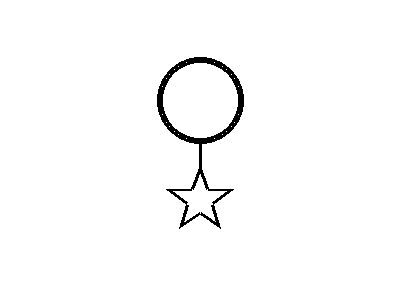
#> input picture examples/images/hello_world.png, 400 x 300 px
$ python test_star_detection.py
#> lines starting #> are read from the running program, lines starting #| are printed output that depends on the picture; after the words box and inside, x2 and y2 are one past the last pixel; in counts of white or black regions, pixels touching at a corner belong together
#> further down, img is the input picture: shape (300, 400, 3); 98.2% white; 1 black region, box (x1, y1, x2, y2) and area: (157, 57, 244, 229) 2165
### src/grimoire/image_recognition.py
"""Image recognition module for Grimoire - Detects symbols from magic circle images"""

import cv2
import numpy as np
from typing import List, Tuple, Dict, Optional, Any
from dataclasses import dataclass
from enum import Enum
import math
from .advanced_recognition import AdvancedPatternDetector, PatternInfo


class SymbolType(Enum):
    """Types of symbols that can be detected"""
    # Structure elements
    OUTER_CIRCLE = "outer_circle"
    CIRCLE = "circle"
    DOUBLE_CIRCLE = "double_circle"
    SQUARE = "square"
    TRIANGLE = "triangle"
    PENTAGON = "pentagon"
    HEXAGON = "hexagon"
    STAR = "star"
    SIX_POINTED_STAR = "six_pointed_star"  # 六芒星（ダビデの星）
    EIGHT_POINTED_STAR = "eight_pointed_star"  # 八芒星

    # Operators
    CONVERGENCE = "convergence"  # ⟐ (加算)
    DIVERGENCE = "divergence"    # ⟑ (減算)
    AMPLIFICATION = "amplification"  # ✦ (乗算)
    DISTRIBUTION = "distribution"    # ⟠ (除算)
    TRANSFER = "transfer"        # ⟷ (代入)
    SEAL = "seal"                # ⊗ (定数)
    CIRCULATION = "circulation"  # ⟳ (ループ)

    # Comparison operators
    EQUAL = "equal"              # ⟨⟩
    NOT_EQUAL = "not_equal"      # ⟨≠⟩
    LESS_THAN = "less_than"      # ⟨<⟩
    GREATER_THAN = "greater_than" # ⟨>⟩
    LESS_EQUAL = "less_equal"    # ⟨≤⟩
    GREATER_EQUAL = "greater_equal" # ⟨≥⟩

    # Logical operators
    LOGICAL_AND = "logical_and"  # ⊕
    LOGICAL_OR = "logical_or"    # ⊖
    LOGICAL_NOT = "logical_not"  # ⊗
    LOGICAL_XOR = "logical_xor"  # ⊙

    # Data types (patterns inside shapes)
    DOT = "dot"
    DOUBLE_DOT = "double_dot"
    LINES = "lines"
    HALF_CIRCLE = "half_circle"

    # Special symbols
    CONNECTION = "connection"
    ARROW = "arrow"
    LOOP_BACK = "loop_back"


@dataclass
class Symbol:
    """Represents a detected symbol"""
    type: SymbolType
    position: Tuple[int, int]  # (x, y)
    size: float
    confidence: float
    properties: Dict[str, Any]  # Additional properties like pattern, connections


@dataclass
class Connection:
    """Represents a connection between symbols"""
    from_symbol: Symbol
    to_symbol: Symbol
    connection_type: str  # "solid", "dashed", "curved", "double", "wavy", "loop"
    properties: Dict[str, Any] = None  # Additional properties like thickness, color

    def __post_init__(self):
        if self.properties is None:
            self.properties = {}


class MagicCircleDetector:
    """Detects and analyzes magic circles from images"""

    def __init__(self):
        self.min_contour_area = 100
        self.circle_threshold = 0.80  # Threshold for circle detection
        self.symbols: List[Symbol] = []
        self.connections: List[Connection] = []
        self.pattern_detector = AdvancedPatternDetector()

    def detect_symbols(self, image_path: str) -> Tuple[List[Symbol], List[Connection]]:
        """Main detection function"""
        # Load image
        img = cv2.imread(image_path)
        if img is None:
            raise ValueError(f"Cannot load image: {image_path}")

        # Preprocess
        gray = cv2.cvtColor(img, cv2.COLOR_BGR2GRAY)
        binary = self._preprocess_image(gray)

        # Detect outer circle first (required)
        outer_circle = self._detect_outer_circle(binary)
        if outer_circle is None:
            raise ValueError("No outer circle detected. All Grimoire programs must be enclosed in a magic circle.")

        self.symbols = [outer_circle]

        # Detect other symbols within the outer circle
        self._detect_circles(binary, outer_circle)
        self._detect_polygons(binary, outer_circle)
        self._detect_stars(binary, outer_circle)
        self._detect_six_pointed_stars(binary, outer_circle)
        self._detect_eight_pointed_stars(binary, outer_circle)
        self._detect_operators(binary, outer_circle)
        self._detect_comparison_operators(binary, outer_circle)
        self._detect_logical_operators(binary, outer_circle)
        self._detect_connections(binary)

        return self.symbols, self.connections

    def _preprocess_image(self, gray: np.ndarray) -> np.ndarray:
        """Preprocess image for better detection"""
        # Apply Gaussian blur to reduce noise
        blurred = cv2.GaussianBlur(gray, (5, 5), 0)

        # Apply adaptive threshold
        binary = cv2.adaptiveThreshold(
            blurred, 255, cv2.ADAPTIVE_THRESH_GAUSSIAN_C,
            cv2.THRESH_BINARY_INV, 11, 2
        )
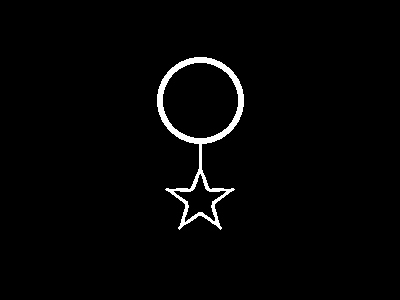
#> binary: shape (300, 400); 2% white; 1 white region, box (x1, y1, x2, y2) and area: (157, 57, 244, 230) 2348

        # Morphological operations to clean up
        kernel = np.ones((3, 3), np.uint8)
        binary = cv2.morphologyEx(binary, cv2.MORPH_CLOSE, kernel)
#> binary: shape (300, 400); 2% white; 1 white region, box (x1, y1, x2, y2) and area: (157, 57, 244, 230) 2366
        binary = cv2.morphologyEx(binary, cv2.MORPH_OPEN, kernel)
#> binary: shape (300, 400); 1.9% white; 1 white region

        return binary

    def _detect_outer_circle(self, binary: np.ndarray) -> Optional[Symbol]:
        """Detect the outer circle (magic circle boundary)"""
        # Find contours
        contours, _ = cv2.findContours(binary, cv2.RETR_EXTERNAL, cv2.CHAIN_APPROX_SIMPLE)
#> contours = 1 contour; box (x1, y1, x2, y2) and area: (157, 57, 244, 227) 7364

        # Find the largest circular contour
        for contour in sorted(contours, key=cv2.contourArea, reverse=True):
            area = cv2.contourArea(contour)
            if area < self.min_contour_area:
                continue

            # Check if it's circular
            perimeter = cv2.arcLength(contour, True)
            circularity = 4 * np.pi * area / (perimeter * perimeter)

            if circularity > self.circle_threshold:
                # Get circle parameters
                (x, y), radius = cv2.minEnclosingCircle(contour)

                # Additional check for aspect ratio to reject ellipses
                rect = cv2.minAreaRect(contour)
                width, height = rect[1]
                if width > 0 and height > 0:
                    aspect_ratio = max(width, height) / min(width, height)
                    if aspect_ratio > 1.2:  # Reject if too elliptical
                        continue

                # Check if it's near the image edges (outer circle)
                h, w = binary.shape
                margin = min(w, h) * 0.2  # Increased margin tolerance
                # Also check if it's the largest circle found
                if radius > min(w, h) * 0.3:  # At least 30% of image size

                    return Symbol(
                        type=SymbolType.OUTER_CIRCLE,
                        position=(int(x), int(y)),
                        size=radius,
                        confidence=circularity,
                        properties={"is_double": self._is_double_circle(binary, x, y, radius)}
                    )
#> this loop made 1 pass
#> (area, perimeter, circularity) on pass 1: (7364, 582.9, 0.272)

        return None

    # [829 lines left out: functions _is_double_circle, _detect_circles, _detect_polygons, _detect_stars, _detect_six_pointed_stars, _detect_eight_pointed_stars and 27 more, not called in this run]

### test_star_detection.py
#!/usr/bin/env python3
"""Test star detection specifically"""

import cv2
import numpy as np
from grimoire.image_recognition import MagicCircleDetector, Symbol, SymbolType

# Create a custom detector to test
detector = MagicCircleDetector()

# Load and preprocess
img = cv2.imread("examples/images/hello_world.png")
gray = cv2.cvtColor(img, cv2.COLOR_BGR2GRAY)
binary = detector._preprocess_image(gray)

# First detect outer circle
outer_circle = detector._detect_outer_circle(binary)
print(f"Outer circle: {outer_circle}")
#| Outer circle: None

# Now manually check star detection
print("\n=== Testing star detection ===")

# Use RETR_TREE to get all contours including nested ones
contours, hierarchy = cv2.findContours(binary, cv2.RETR_TREE, cv2.CHAIN_APPROX_SIMPLE)
#> contours = 3 contours; box (x1, y1, x2, y2) and area: (157, 57, 244, 227) 7364, (162, 62, 239, 139) 4536, (175, 175, 225, 221) 941
print(f"Total contours found: {len(contours)}")
#| Total contours found: 3

# Manually check each contour
for i, contour in enumerate(contours):
    area = cv2.contourArea(contour)
    if area < 100:  # Skip tiny contours
        continue

    M = cv2.moments(contour)
    if M["m00"] != 0:
        cx = int(M["m10"] / M["m00"])
        cy = int(M["m01"] / M["m00"])

        # Check if it could be a star
        epsilon = 0.02 * cv2.arcLength(contour, True)
        approx = cv2.approxPolyDP(contour, epsilon, True)

        print(f"\nContour {i}:")
        print(f"  Area: {area}")
        print(f"  Center: ({cx}, {cy})")
        print(f"  Vertices: {len(approx)}")
        print(f"  Hierarchy: {hierarchy[0][i] if hierarchy is not None else 'None'}")

        # Check if it's inside outer circle and right size
        if outer_circle:
            dist = np.sqrt((cx - outer_circle.position[0])**2 + (cy - outer_circle.position[1])**2)
            print(f"  Distance from outer circle center: {dist}")
            print(f"  Inside outer circle: {dist < outer_circle.size * 0.8}")
            print(f"  Is star shape: {detector._is_star_shape(contour, cx, cy)}")
#> this loop made 3 passes
#> (area, cx, cy, epsilon) on passes 1 to 3: (7364, 199, 120, 11.66), (941, 199, 199, 3.8), (4536, 200, 100, 5.05)
#> (printed output is left out)

# Now test the full detection with modified approach
print("\n=== Running full detection ===")
detector.symbols = []  # Reset
detector.connections = []

# Detect all symbols
symbols, connections = detector.detect_symbols("examples/images/hello_world.png")
#> the loop in _detect_outer_circle (call 2), `for contour in sorted(contours, key=cv2.contourArea, reverse=True):` made 1 pass
#> (the run stopped early here; a loop or call above may not have finished)

$ run again, with examples/images/calculator.png copied over examples/images/hello_world.png
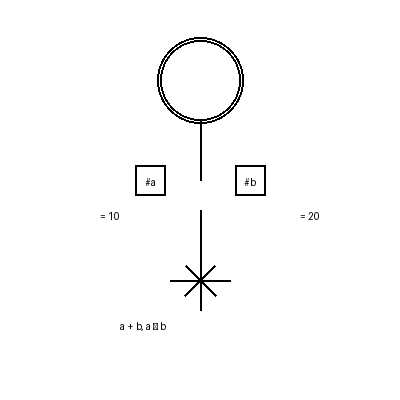
#> input picture examples/images/calculator.png, 400 x 400 px
#> img is the input picture: shape (400, 400, 3); min 0, max 255, mean 251.4
#> in _preprocess_image, `binary = cv2.adaptiveThreshold( blurred, 255, cv2.ADAPTIVE_THRESH_GAUS..`:
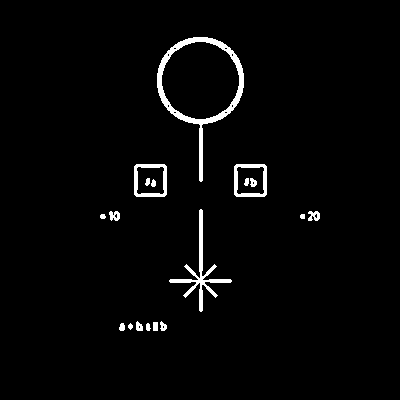
#> binary: shape (400, 400); 2.5% white; 18 white regions, largest, box (x1, y1, x2, y2) and area: (157, 37, 244, 182) 1648, (169, 209, 232, 312) 835, (134, 164, 167, 197) 428
#> in _preprocess_image, `binary = cv2.morphologyEx(binary, cv2.MORPH_OPEN, kernel)`:
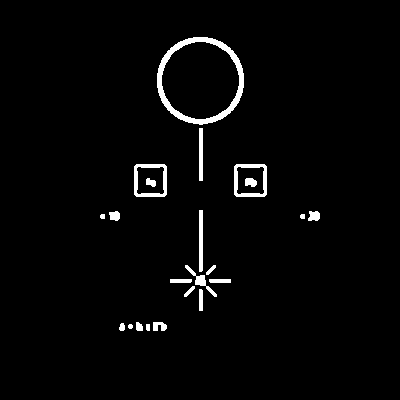
#> binary: shape (400, 400); 2.5% white; 22 white regions
#> in _detect_outer_circle, `contours, _ = cv2.findContours(binary, cv2.RETR_EXTERNAL, cv2.CHAIN_AP..`: contours = 20 contours, 4 with area under 20; largest, box (x1, y1, x2, y2) and area: (157, 37, 244, 125) 5914, (234, 164, 267, 197) 1016, (134, 164, 167, 197) 1016, (199, 210, 203, 272) 182, (199, 128, 203, 181) 156
#> the loop in _detect_outer_circle, `for contour in sorted(contours, key=cv2.contourArea, reverse=True):` made 20 passes
#> (area, perimeter, circularity, x, y, radius, rect, width) on passes 1 to 3: (5914, 290.9, 0.878, 200, 80.06, 43.98, ((200, 80.5), (87, 86), -90), 87), (1016, 123.3, 0.84, 250, 180, 21.26, ((250, 180), (32, 32), -90), 32), (1016, 123.3, 0.84, 150, 180, 21.26, ((150, 180), (32, 32), -90), 32)
#| Outer circle: None
#> `contours, hierarchy = cv2.findContours(binary, cv2.RETR_TREE, cv2.CHAI..`: contours = 25 contours, 4 with area under 20; largest, box (x1, y1, x2, y2) and area: (157, 37, 244, 125) 5914, (161, 41, 240, 120) 4706, (234, 164, 267, 197) 1016, (134, 164, 167, 197) 1016, (236, 166, 265, 195) 700
#| Total contours found: 25
#> the loop `for i, contour in enumerate(contours):` made 25 passes
#> (area, cx, cy, epsilon, approx) on passes 16, 17, 18, 20, 21, 23: (182.5, 200, 240, 2.55, [[199, 210], [201, 271], [202, 210]]), (1016, 250, 180, 2.47, [[236, 164], [234, 194], [264, 196], [266, 166]]), (700, 250, 180, 2.21, [[238, 166], [264, 168], [262, 194], [236, 192]]), (1016, 150, 180, 2.47, [[136, 164], [134, 194], [164, 196], [166, 166]]), (700, 150, 180, 2.21, [[138, 166], [164, 168], [162, 194], [136, 192]]), (156, 200, 154, 2.2, [[199, 128], [199, 180], [202, 180], [202, 128]])
#> (printed output is left out)
#> the loop in _detect_outer_circle (call 2), `for contour in sorted(contours, key=cv2.contourArea, reverse=True):` made 20 passes

$ run again, with examples/images/fibonacci.png copied over examples/images/hello_world.png
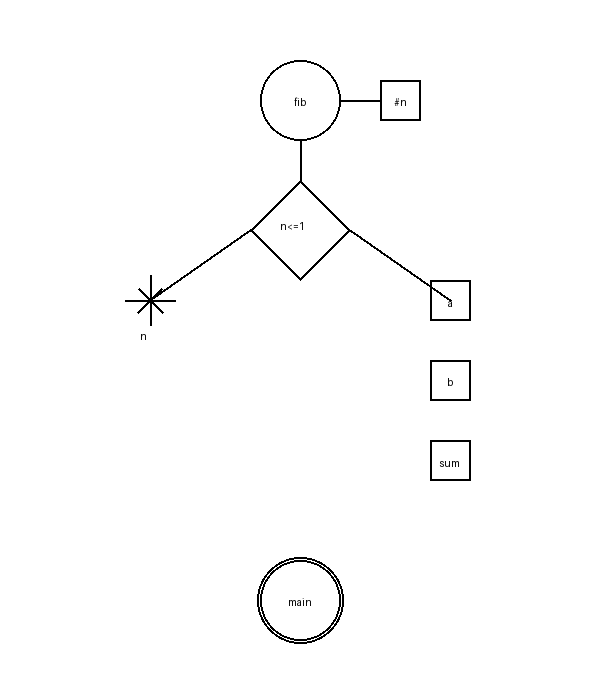
#> input picture examples/images/fibonacci.png, 600 x 700 px
#> img is the input picture: shape (700, 600, 3); min 0, max 255, mean 252.3
#> in _preprocess_image, `binary = cv2.adaptiveThreshold( blurred, 255, cv2.ADAPTIVE_THRESH_GAUS..`:
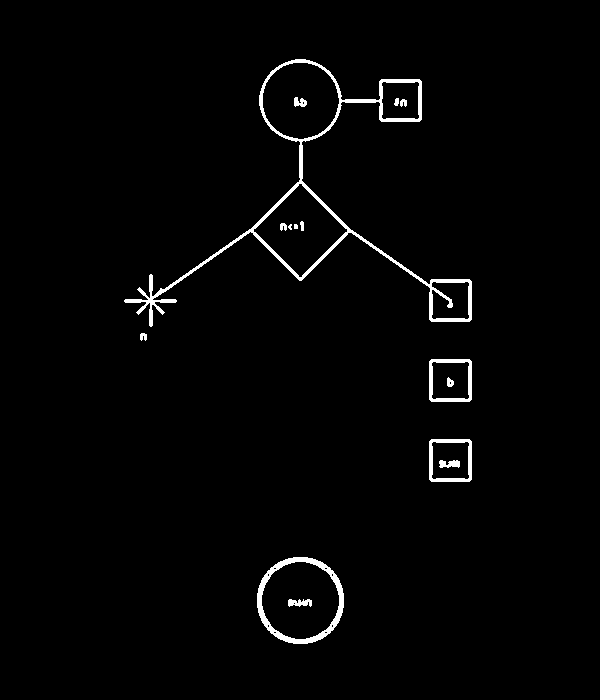
#> binary: shape (700, 600); 1.8% white; 15 white regions (2 under 20 px), largest, box (x1, y1, x2, y2) and area: (124, 59, 472, 327) 4449, (257, 557, 344, 644) 1424, (429, 359, 472, 402) 588
#> in _preprocess_image, `binary = cv2.morphologyEx(binary, cv2.MORPH_OPEN, kernel)`:
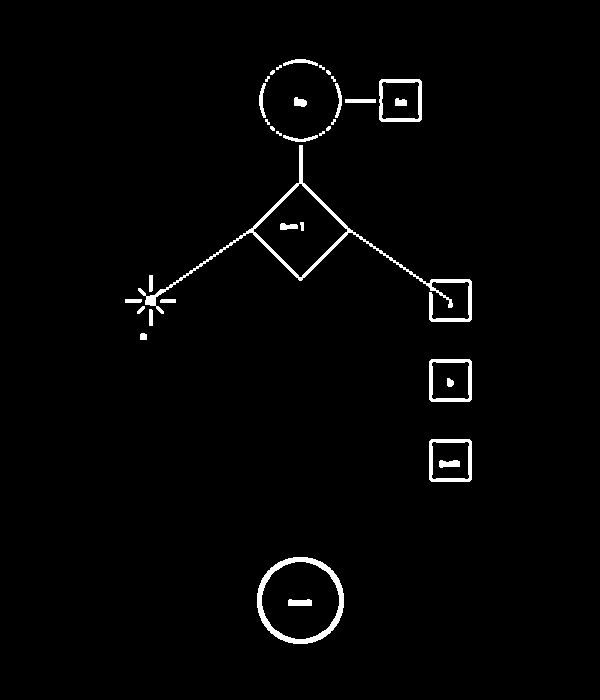
#> binary: shape (700, 600); 1.8% white; 35 white regions (12 under 20 px)
#> in _detect_outer_circle, `contours, _ = cv2.findContours(binary, cv2.RETR_EXTERNAL, cv2.CHAIN_AP..`: contours = 29 contours, 12 with area under 20; largest, box (x1, y1, x2, y2) and area: (138, 145, 472, 322) 6254, (257, 557, 344, 644) 5910, (429, 439, 472, 482) 1756, (429, 359, 472, 402) 1756, (379, 79, 422, 122) 1750
#> the loop in _detect_outer_circle, `for contour in sorted(contours, key=cv2.contourArea, reverse=True):` made 29 passes
#> (area, perimeter, circularity, x, y, radius, rect, width) on passes 2 to 5: (5910, 290.1, 0.882, 300, 600, 43.93, ((300, 600), (86, 86), -90), 86), (1756, 163.3, 0.827, 450, 460, 28.32, ((450, 460), (42, 42), -90), 42), (1756, 163.3, 0.827, 450, 380, 28.32, ((450, 380), (42, 42), -90), 42), (1750, 165, 0.808, 400, 100, 28.32, ((400, 100), (42, 42), -90), 42)
#| Outer circle: None
#> `contours, hierarchy = cv2.findContours(binary, cv2.RETR_TREE, cv2.CHAI..`: contours = 40 contours, 13 with area under 20; largest, box (x1, y1, x2, y2) and area: (138, 145, 472, 322) 6254, (257, 557, 344, 644) 5910, (261, 561, 340, 640) 4706, (253, 183, 348, 278) 4430, (429, 439, 472, 482) 1756
#| Total contours found: 40
#> the loop `for i, contour in enumerate(contours):` made 40 passes
#> (area, cx, cy, epsilon, approx) on passes 4, 5, 7, 8, 17, 31: (1756, 450, 460, 3.27, [[431, 439], [429, 479], [469, 481], [471, 441]]), (1320, 450, 460, 3.01, [[433, 441], [469, 443], [467, 479], [431, 477]]), (1756, 450, 380, 3.27, [[431, 359], [429, 399], [469, 401], [471, 361]]), (1320, 450, 380, 3.01, [[433, 361], [469, 363], [467, 399], [431, 397]]), (4430, 300, 230, 5.41, [[299, 183], [347, 229], [301, 277], [253, 231]]), (1750, 400, 99, 3.3, [[381, 79], [379, 119], [419, 121], [421, 81]])
#> (printed output is left out)
#> the loop in _detect_outer_circle (call 2), `for contour in sorted(contours, key=cv2.contourArea, reverse=True):` made 29 passes
